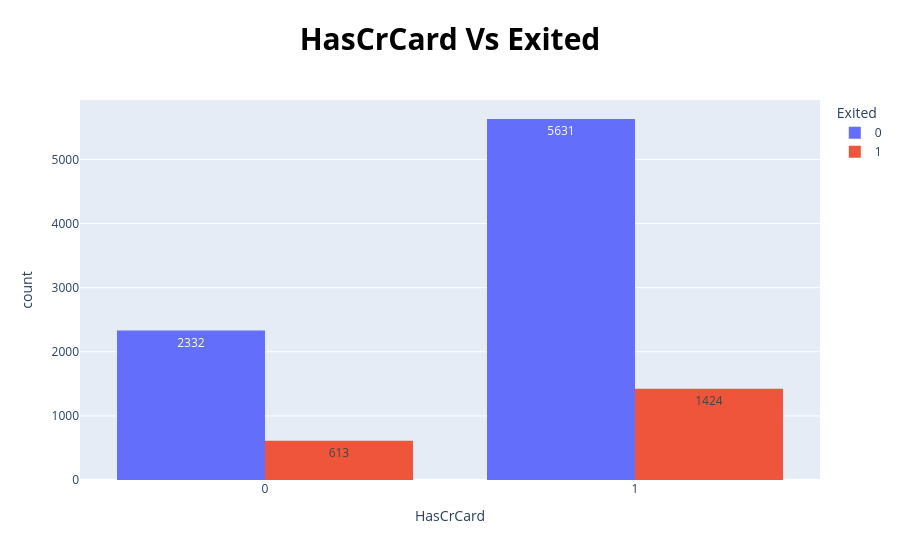

Notebook cell for this chart:
### Code cell
algorithm.pie_chart('HasCrCard' , data_frame)
algorithm.bar_pixel_plot(data_frame , 'HasCrCard' , 'Exited')

### Figure 1 — Plotly figure (JSON) as saved in the notebook; plotly's stock layout.template omitted (floating-point values rounded to 4 significant figures)
{"data": [{"alignmentgroup": "True", "bingroup": "x", "histfunc": "sum", "hovertemplate": "Exited=0<br>HasCrCard=%{x}<br>sum of count=%{y}<extra></extra>", "legendgroup": "0", "marker": {"color": "#636efa", "pattern": {"shape": ""}}, "name": "0", "offsetgroup": "0", "orientation": "v", "showlegend": true, "texttemplate": "%{value}", "type": "histogram", "x": [0, 1], "xaxis": "x", "y": [2332, 5631], "yaxis": "y"}, {"alignmentgroup": "True", "bingroup": "x", "histfunc": "sum", "hovertemplate": "Exited=1<br>HasCrCard=%{x}<br>sum of count=%{y}<extra></extra>", "legendgroup": "1", "marker": {"color": "#EF553B", "pattern": {"shape": ""}}, "name": "1", "offsetgroup": "1", "orientation": "v", "showlegend": true, "texttemplate": "%{value}", "type": "histogram", "x": [0, 1], "xaxis": "x", "y": [613, 1424], "yaxis": "y"}], "layout": {"barmode": "group", "legend": {"title": {"text": "Exited"}, "tracegroupgap": 0}, "title": {"font": {"color": "black", "size": 30}, "text": "<b>HasCrCard Vs Exited", "x": 0.5}, "xaxis": {"anchor": "y", "domain": [0, 1], "title": {"text": "HasCrCard"}}, "yaxis": {"anchor": "x", "domain": [0, 1], "title": {"text": "count"}}}}
